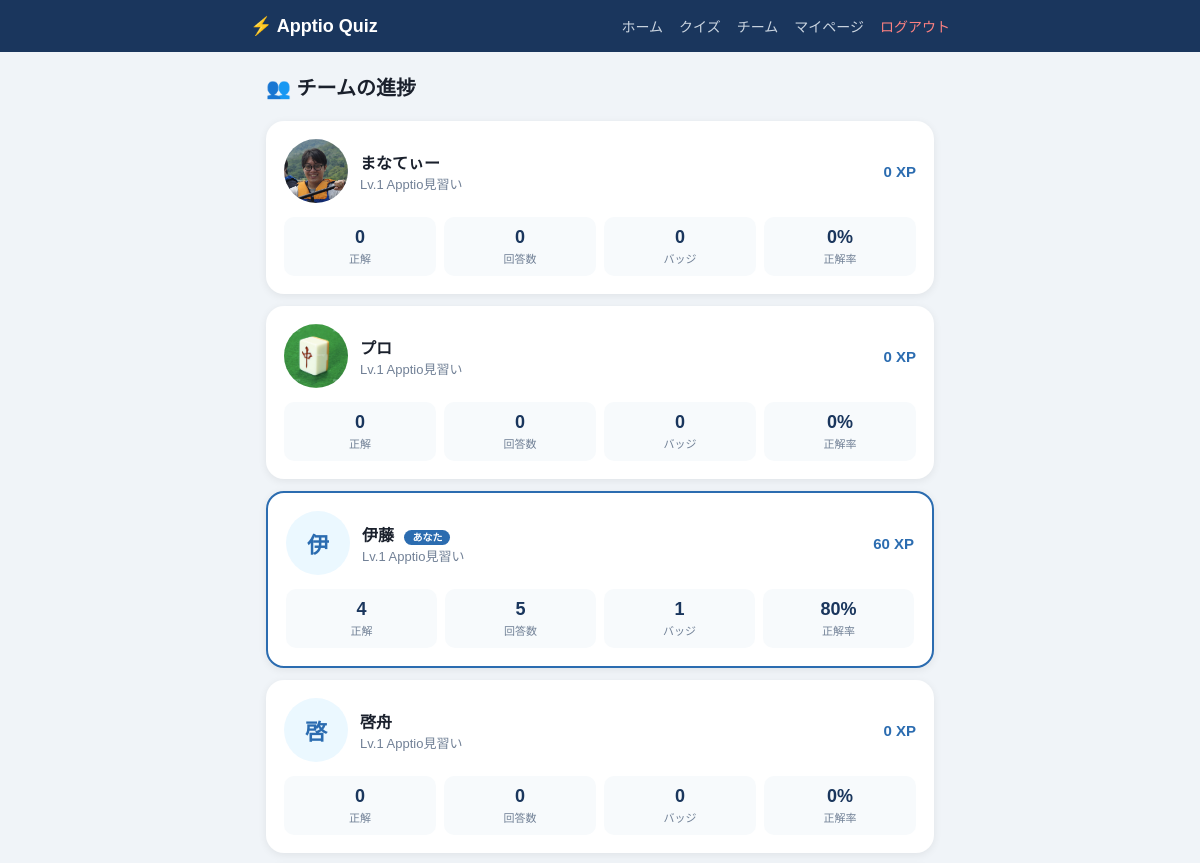
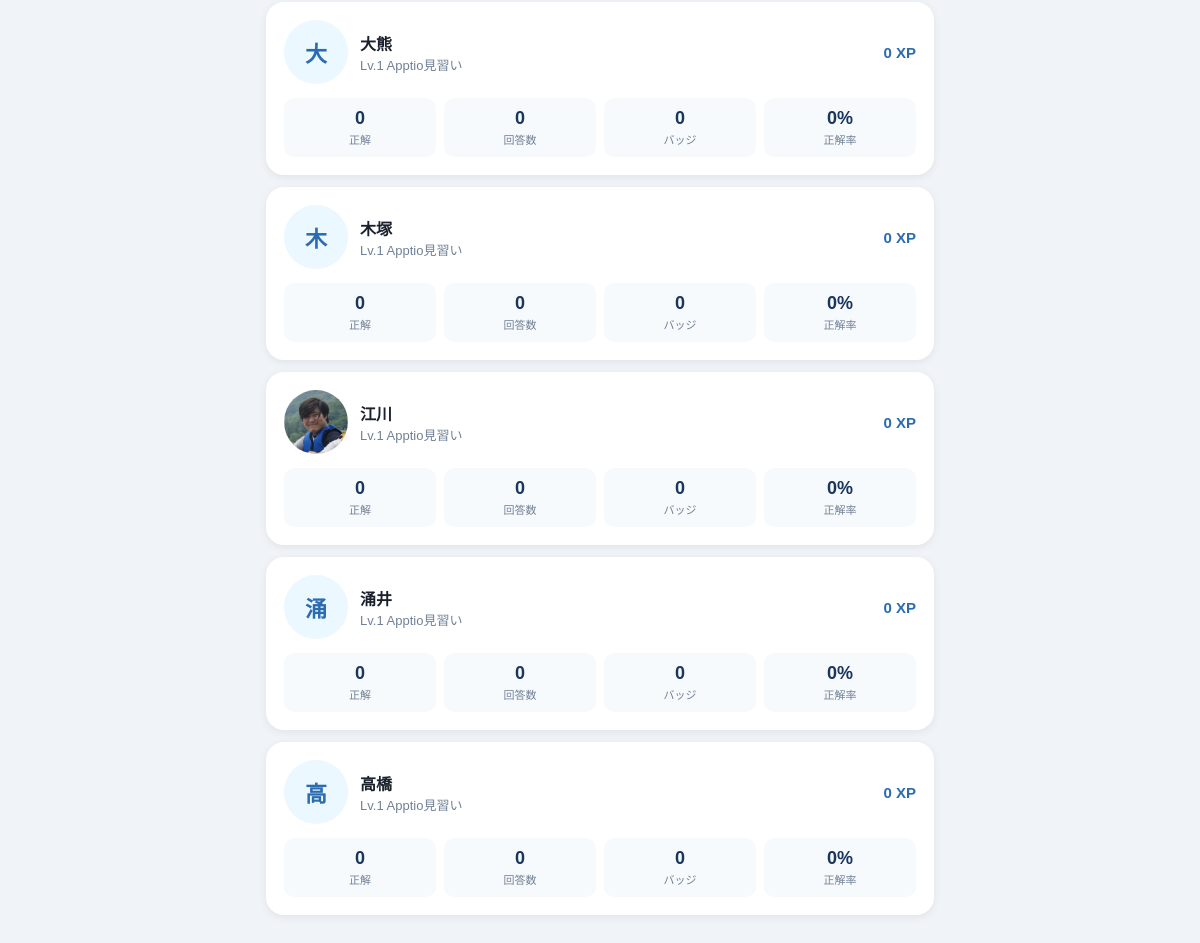
Screenshot of /team (signed in) with the database file from the repository (2 pictures, top to bottom).
### tables this page shows
CREATE TABLE users (
            id INTEGER PRIMARY KEY AUTOINCREMENT,
            name TEXT UNIQUE NOT NULL,
            xp INTEGER DEFAULT 0,
            level INTEGER DEFAULT 1,
            avatar TEXT DEFAULT NULL,
            created_at TIMESTAMP DEFAULT CURRENT_TIMESTAMP
        );

### app.py (the view)
@app.route('/team')
def team():
    if 'user_id' not in session:
        return redirect(url_for('index'))
    conn = get_db()
    users = conn.execute('SELECT id, name, xp, level, avatar FROM users ORDER BY name').fetchall()
    team_data = []
    for u in users:
        level, title = get_level(u['xp'])
        correct = conn.execute(
            'SELECT COUNT(*) FROM answers WHERE user_id=? AND is_correct=1', (u['id'],)
        ).fetchone()[0]
        total = conn.execute(
            'SELECT COUNT(*) FROM answers WHERE user_id=?', (u['id'],)
        ).fetchone()[0]
        badges = conn.execute(
            'SELECT COUNT(*) FROM badges WHERE user_id=?', (u['id'],)
        ).fetchone()[0]
        team_data.append({
            'name': u['name'],
            'xp': u['xp'],
            'level': level,
            'title': title,
            'correct': correct,
            'total': total,
            'badges': badges,
            'avatar': u['avatar'],
        })
    conn.close()
    return render_template('team.html', team=team_data)

### database.py (called while the page is built)
def get_db():
    conn = sqlite3.connect(DB_PATH)
    conn.row_factory = sqlite3.Row
    return conn

def get_level(xp):
    level, title = 1, LEVELS[0][2]
    for lv, threshold, name in LEVELS:
        if xp >= threshold:
            level, title = lv, name
    return level, title

### templates/team.html
{% extends "base.html" %}
{% block content %}
<div class="team-wrap">
  <h2 class="page-title">👥 チームの進捗</h2>
  <div class="team-grid">
    {% for u in team %}
    <div class="team-card {{ 'me' if u.name == session.user_name }}">
      <div class="team-top">
        {% if u.avatar %}
        <img src="/static/avatars/{{ u.avatar }}" class="team-avatar-img">
        {% else %}
        <div class="team-avatar">{{ u.name[0] }}</div>
        {% endif %}
        <div class="team-info">
          <div class="team-name">{{ u.name }}{% if u.name == session.user_name %} <span class="me-tag">あなた</span>{% endif %}</div>
          <div class="team-title">Lv.{{ u.level }} {{ u.title }}</div>
        </div>
        <div class="team-xp">{{ u.xp }} XP</div>
      </div>
      <div class="team-stats">
        <div class="stat">
          <div class="stat-val">{{ u.correct }}</div>
          <div class="stat-label">正解</div>
        </div>
        <div class="stat">
          <div class="stat-val">{{ u.total }}</div>
          <div class="stat-label">回答数</div>
        </div>
        <div class="stat">
          <div class="stat-val">{{ u.badges }}</div>
          <div class="stat-label">バッジ</div>
        </div>
        <div class="stat">
          <div class="stat-val">{{ ((u.correct / u.total * 100)|int if u.total > 0 else 0) }}%</div>
          <div class="stat-label">正解率</div>
        </div>
      </div>
    </div>
    {% endfor %}
  </div>
</div>
{% endblock %}

### templates/base.html (shortened to what this page needs)
<!DOCTYPE html>
<html lang="ja">
<head>
<link rel="stylesheet" href="{{ url_for('static', filename='css/style.css') }}">
</head>
<body>
{% if session.user_name %}
<header class="header">
  <div class="header-inner">
    <a href="/home" class="logo">⚡ Apptio Quiz</a>
    <nav class="nav">
      <a href="/home">ホーム</a>
      <a href="/quiz/select">クイズ</a>
      <a href="/team">チーム</a>
      <a href="/mypage">マイページ</a>
      <a href="/logout" class="logout">ログアウト</a>
    </nav>
  </div>
</header>
{% endif %}
<main class="main">
  {% block content %}{% endblock %}
</main>
</body>
</html>

### static/css/style.css (style rules this page uses)
*, *::before, *::after { box-sizing: border-box; margin: 0; padding: 0; }
body { font-family: 'Hiragino Sans', 'Meiryo', sans-serif; background: #f0f4f8; color: #1a202c; min-height: 100vh; }
a { text-decoration: none; color: inherit; }
.header { background: #1a365d; color: #fff; padding: 0 16px; position: sticky; top: 0; z-index: 100; }
.header-inner { max-width: 700px; margin: 0 auto; display: flex; align-items: center; justify-content: space-between; height: 52px; }
.logo { font-size: 18px; font-weight: 700; color: #fff; }
.nav { display: flex; gap: 16px; align-items: center; font-size: 14px; }
.nav a { color: #cbd5e0; }
.logout { color: #fc8181 !important; }
.main { max-width: 700px; margin: 0 auto; padding: 20px 16px 80px; }
.page-title { font-size: 20px; font-weight: 800; margin-bottom: 20px; }
.team-grid { display: flex; flex-direction: column; gap: 12px; }
.team-card { background: #fff; border-radius: 18px; padding: 18px; box-shadow: 0 2px 8px rgba(0,0,0,.07); }
.team-card.me { border: 2px solid #2b6cb0; }
.team-top { display: flex; align-items: center; gap: 12px; margin-bottom: 14px; }
.team-avatar { width: 64px; height: 64px; background: #ebf8ff; border-radius: 50%; display: flex; align-items: center; justify-content: center; font-size: 22px; font-weight: 800; color: #2b6cb0; flex-shrink: 0; }
.team-avatar-img { width: 64px; height: 64px; border-radius: 50%; object-fit: cover; flex-shrink: 0; }
.team-info { flex: 1; }
.team-name { font-size: 16px; font-weight: 700; }
.team-title { font-size: 13px; color: #718096; }
.me-tag { background: #2b6cb0; color: #fff; font-size: 10px; padding: 2px 8px; border-radius: 99px; margin-left: 6px; vertical-align: middle; }
.team-xp { font-size: 15px; font-weight: 700; color: #2b6cb0; white-space: nowrap; }
.team-stats { display: grid; grid-template-columns: repeat(4, 1fr); gap: 8px; }
.stat { text-align: center; background: #f7fafc; border-radius: 10px; padding: 10px 4px; }
.stat-val { font-size: 18px; font-weight: 800; color: #1a365d; }
.stat-label { font-size: 11px; color: #718096; margin-top: 2px; }

### rows the page displays
users: avatar (picture), name "まなてぃー", level "1", title "Apptio見習い", xp "0", correct "0", total "0", badges "0", ((u.correct/u.total*100)|intifu.total>0else0) "0"
users: avatar (picture), name "プロ", level "1", title "Apptio見習い", xp "0", correct "0", total "0", badges "0", ((u.correct/u.total*100)|intifu.total>0else0) "0"
users: name "伊", name "伊藤", shows "あなた", level "1", title "Apptio見習い", xp "60", correct "4", total "5", badges "1", correct "80"
users: name "啓", name "啓舟", level "1", title "Apptio見習い", xp "0", correct "0", total "0", badges "0", ((u.correct/u.total*100)|intifu.total>0else0) "0"
users: name "大", name "大熊", level "1", title "Apptio見習い", xp "0", correct "0", total "0", badges "0", ((u.correct/u.total*100)|intifu.total>0else0) "0"
users: name "木", name "木塚", level "1", title "Apptio見習い", xp "0", correct "0", total "0", badges "0", ((u.correct/u.total*100)|intifu.total>0else0) "0"
users: avatar (picture), name "江川", level "1", title "Apptio見習い", xp "0", correct "0", total "0", badges "0", ((u.correct/u.total*100)|intifu.total>0else0) "0"
users: name "涌", name "涌井", level "1", title "Apptio見習い", xp "0", correct "0", total "0", badges "0", ((u.correct/u.total*100)|intifu.total>0else0) "0"
users: name "高", name "高橋", level "1", title "Apptio見習い", xp "0", correct "0", total "0", badges "0", ((u.correct/u.total*100)|intifu.total>0else0) "0"
